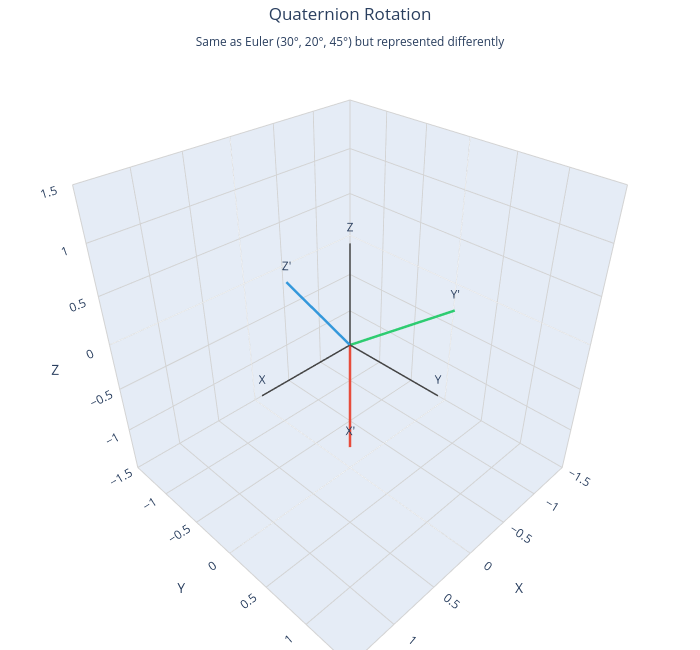

Notebook code for this chart:
### Markdown cell above
### 3.3 쿼터니언으로 3D 회전 시각화

쿼터니언을 회전 행렬로 변환하여 시각화합니다.
결과는 오일러 각도와 동일하지만, 표현 방식이 다릅니다.

### Code cell
# 쿼터니언 기반 3D 회전 시각화
roll = np.deg2rad(30)
pitch = np.deg2rad(20)
yaw = np.deg2rad(45)

q = euler_to_quaternion(roll, pitch, yaw)
R_q = quaternion_to_rotation_matrix(q)

fig = go.Figure()
_add_plotly_axes(fig, scale=1.0,
                 names=["X", "Y", "Z"],
                 colors=["#444444", "#444444", "#444444"])
_add_plotly_axes(fig, R=R_q, scale=1.0,
                 names=["X'", "Y'", "Z'"],
                 colors=["#e74c3c", "#2ecc71", "#3498db"],
                 line_width=5)

fig.update_layout(
    title=dict(
        text="Quaternion Rotation<br><sub>Same as Euler (30°, 20°, 45°) but represented differently</sub>",
        x=0.5
    ),
    scene=_plotly_scene(1.5),
    width=700,
    height=650,
    margin=dict(l=0, r=0, b=0, t=40)
)

fig.show()

### Figure 1 — Plotly figure (JSON) as saved in the notebook; plotly's stock layout.template omitted (floating-point values rounded to 4 significant figures)
{"data": [{"line": {"color": "#444444", "width": 3}, "mode": "lines+text", "showlegend": false, "text": ["", "X"], "textposition": "top center", "type": "scatter3d", "x": [0, 1], "y": [0, 0], "z": [0, 0]}, {"line": {"color": "#444444", "width": 3}, "mode": "lines+text", "showlegend": false, "text": ["", "Y"], "textposition": "top center", "type": "scatter3d", "x": [0, 0], "y": [0, 1], "z": [0, 0]}, {"line": {"color": "#444444", "width": 3}, "mode": "lines+text", "showlegend": false, "text": ["", "Z"], "textposition": "top center", "type": "scatter3d", "x": [0, 0], "y": [0, 0], "z": [0, 1]}, {"line": {"color": "#e74c3c", "width": 5}, "mode": "lines+text", "showlegend": false, "text": ["", "X'"], "textposition": "top center", "type": "scatter3d", "x": [0, 0.6645], "y": [0, 0.6645], "z": [0, -0.342]}, {"line": {"color": "#2ecc71", "width": 5}, "mode": "lines+text", "showlegend": false, "text": ["", "Y'"], "textposition": "top center", "type": "scatter3d", "x": [0, -0.4915], "y": [0, 0.7333], "z": [0, 0.4698]}, {"line": {"color": "#3498db", "width": 5}, "mode": "lines+text", "showlegend": false, "text": ["", "Z'"], "textposition": "top center", "type": "scatter3d", "x": [0, 0.563], "y": [0, -0.1441], "z": [0, 0.8138]}], "layout": {"height": 650, "margin": {"b": 0, "l": 0, "r": 0, "t": 40}, "scene": {"aspectmode": "cube", "xaxis": {"gridcolor": "lightgray", "range": [-1.5, 1.5], "title": {"text": "X"}}, "yaxis": {"gridcolor": "lightgray", "range": [-1.5, 1.5], "title": {"text": "Y"}}, "zaxis": {"gridcolor": "lightgray", "range": [-1.5, 1.5], "title": {"text": "Z"}}}, "title": {"text": "Quaternion Rotation<br><sub>Same as Euler (30°, 20°, 45°) but represented differently</sub>", "x": 0.5}, "width": 700}}
